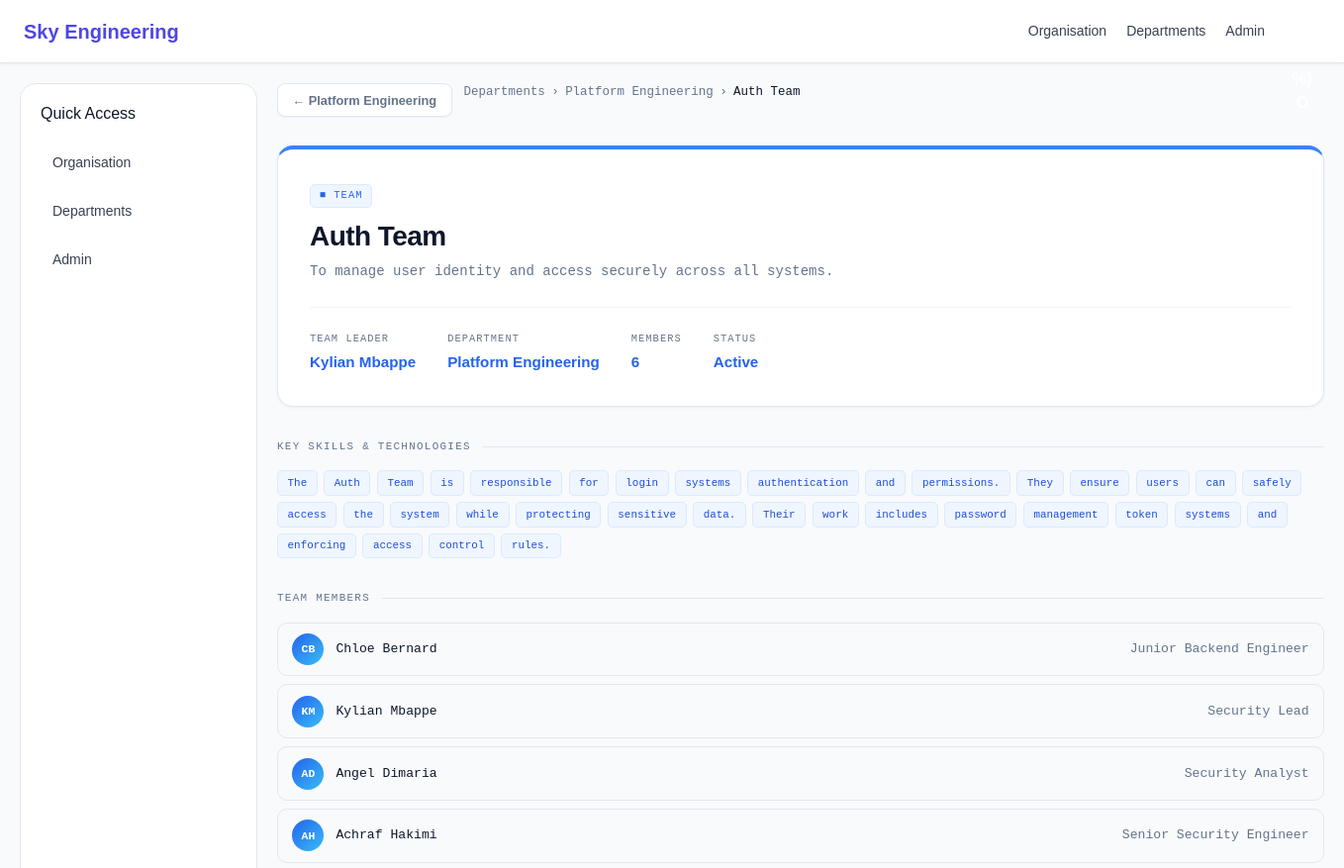
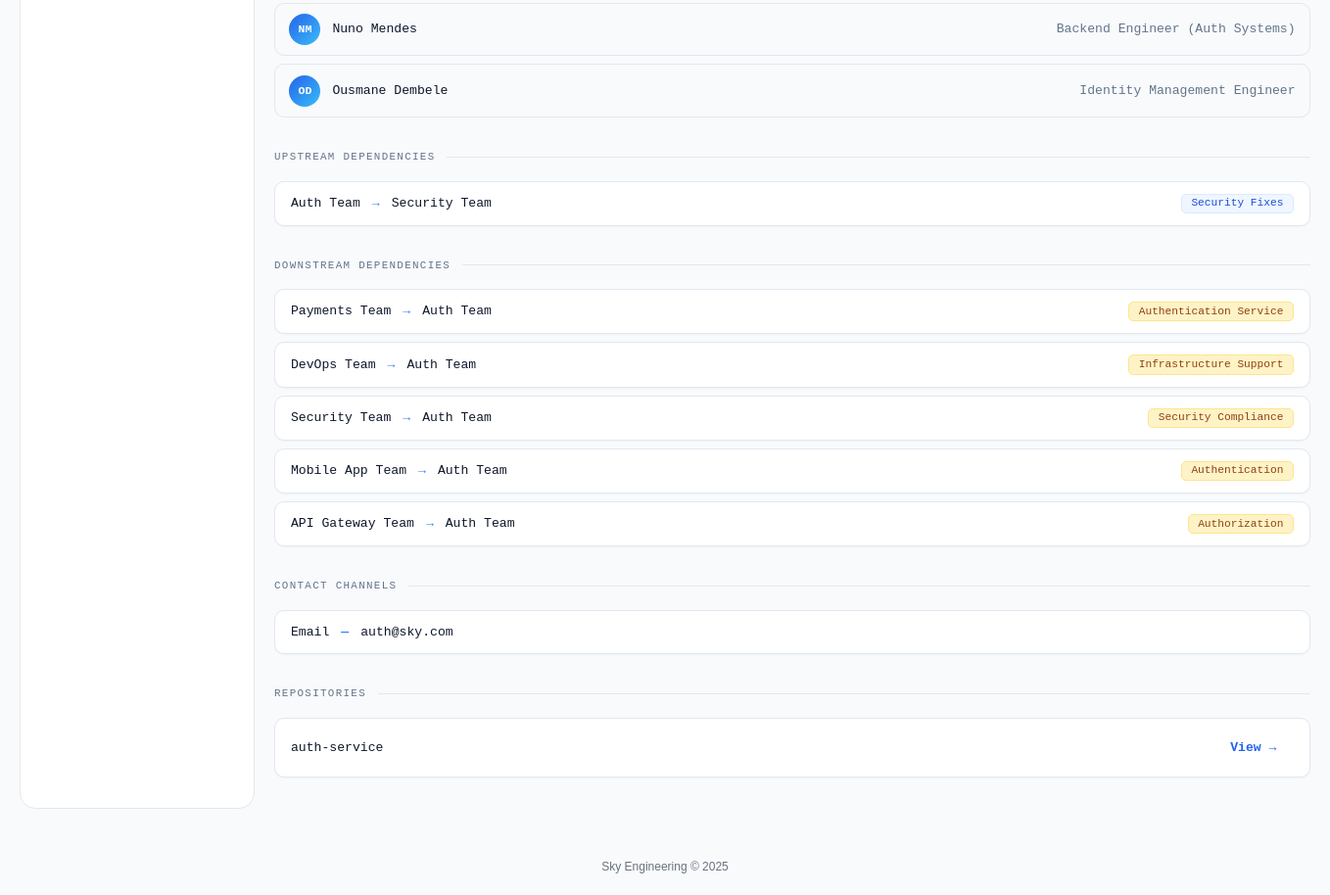
Screenshot of /sky/teams/1/ (signed in) with the database file from the repository (2 pictures, top to bottom).
### teams/models.py (models this page shows, shortened)
class Team(models.Model):
    department = models.ForeignKey(
        Department,
        on_delete=models.CASCADE,
        related_name='teams',
        null=True,
        blank=True
    )
    team_leader = models.ForeignKey(
        User,
        on_delete=models.SET_NULL,
        null=True,
        blank=True,
        related_name='led_teams'
    )
    team_name = models.CharField(max_length=200, default='Unknown')
    mission = models.TextField(blank=True, default='')
    description = models.TextField(blank=True, default='')
    skills = models.ManyToManyField(
        Skill,
        blank=True,
        related_name='teams'
    )
    is_active = models.BooleanField(default=True)
    created_at = models.DateTimeField(auto_now_add=True, null=True)

class Department(models.Model):
    department_name = models.CharField(max_length=200, unique=True, default='Unknown')
    department_description = models.TextField(blank=True, default='')
    department_head = models.ForeignKey(
        User,
        on_delete=models.SET_NULL,
        null=True,
        blank=True,
        related_name='headed_departments'
    )

class TeamMember(models.Model):
    team = models.ForeignKey(
        Team,
        on_delete=models.CASCADE,
        related_name='members'
    )
    user = models.ForeignKey(
        User,
        on_delete=models.CASCADE,
        related_name='team_memberships'
    )
    role_in_team = models.CharField(max_length=100, blank=True)
    class Meta:
        unique_together = ('team', 'user')

class Dependency(models.Model):
    DEPENDENCY_TYPES = [
        ('infrastructure', 'Infrastructure Support'),
        ('bug', 'Bug Resolution'),
        ('security', 'Security Fixes'),
        ('deployment', 'Deployment Pipeline'),
        ('agile', 'Agile Coaching'),
        ('api', 'API Integration'),
        ('other', 'Other'),
    ]
    source_team = models.ForeignKey(
        Team,
        on_delete=models.CASCADE,
        related_name='outgoing_dependencies',
        null=True,
        blank=True
    )
    target_team = models.ForeignKey(
        Team,
        on_delete=models.CASCADE,
        related_name='incoming_dependencies',
        null=True,
        blank=True
    )
    dependency_type = models.CharField(
        max_length=100,
        choices=DEPENDENCY_TYPES,
        default='other'
    )
    description = models.TextField(blank=True)
    class Meta:
        constraints = [
            models.CheckConstraint(
                condition=~models.Q(source_team=models.F('target_team')),
                name='no_self_dependency'
            )
        ]

class ContactChannel(models.Model):
    CHANNEL_TYPES = [
        ('slack', 'Slack'),
        ('email', 'Email'),
        ('teams', 'Microsoft Teams'),
        ('other', 'Other'),
    ]
    team = models.ForeignKey(
        Team,
        on_delete=models.CASCADE,
        related_name='contact_channels'
    )
    channel_type = models.CharField(max_length=50, choices=CHANNEL_TYPES)
    channel_value = models.CharField(max_length=200)

class Repository(models.Model):
    team = models.ForeignKey(
        Team,
        on_delete=models.CASCADE,
        related_name='repositories'
    )
    repo_name = models.CharField(max_length=200)
    repo_url = models.URLField(blank=True)
    repo_description = models.TextField(blank=True)

### sky/views.py (the view)
# urls.py: path('sky/teams/<int:team_id>/', views.team_detail, name='sky_team_detail'),
@login_required(login_url='/accounts/login/')
def team_detail(request, team_id):
    team = get_object_or_404(Team, pk=team_id)
    upstream = team.outgoing_dependencies.select_related('target_team').all()
    downstream = team.incoming_dependencies.select_related('source_team').all()
    return render(request, 'sky/team_detail.html', {
        'team': team,
        'upstream': upstream,
        'downstream': downstream,
    })

### sky/templates/sky/team_detail.html (shortened to what this page needs)
{% extends "sky/base.html" %}  {% block content %}
<div class="back-bar">
  <a href="/departments/{{ team.department.id }}/" class="back-btn"
    >&larr; {{ team.department.department_name }}</a
  >
  <div class="breadcrumb">
    <a href="/departments/">Departments</a>
    &rsaquo;
    <a href="/departments/{{ team.department.id }}/"
      >{{ team.department.department_name }}</a
    >
    &rsaquo;
    <span>{{ team.team_name }}</span>
  </div>
</div>
<div class="detail-header">
  <div class="card-tag">&#9632; Team</div>
  <h1>{{ team.team_name }}</h1>
  <p>{{ team.mission }}</p>
  <div class="detail-meta">
    <div class="detail-meta-item">
      <span class="label">Team Leader</span>
      <span class="value"
        >{{ team.team_leader.get_full_name|default:"Not assigned" }}</span
      >
    </div>
    <div class="detail-meta-item">
      <span class="label">Department</span>
      <span class="value">{{ team.department.department_name }}</span>
    </div>
    <div class="detail-meta-item">
      <span class="label">Members</span>
      <span class="value">{{ team.members.count }}</span>
    </div>
    <div class="detail-meta-item">
      <span class="label">Status</span>
      <span class="value"
        >{% if team.is_active %}Active{% else %}Inactive{% endif %}</span
      >
    </div>
  </div>
</div>
{% if team.description %}
<div class="section">
  <div class="section-title">Key Skills &amp; Technologies</div>
  <div class="skills-wrap">
    {% for skill in team.description.split %}
    <span class="skill-tag">{{ skill|cut:"," }}</span>
    {% endfor %}
  </div>
</div>
{% endif %}
<div class="section">
  <div class="section-title">Team Members</div>
  {% if team.members.all %}
  <div class="member-list">
    {% for member in team.members.all %}
    <div class="member-item">
      <div class="member-avatar">
        {{ member.user.first_name|first }}{{ member.user.last_name|first }}
      </div>
      <span class="member-name">{{ member.user.get_full_name }}</span>
      <span class="member-role"
        >{{ member.role_in_team|default:"Member" }}</span
      >
    </div>
    {% endfor %}
  </div>
  {% else %}
  <div class="empty">No members assigned yet.</div>
  {% endif %}
</div>
<div class="section">
  <div class="section-title">Upstream Dependencies</div>
  {% if upstream %}
  <div class="dep-list">
    {% for dep in upstream %}
    <div class="dep-item">
      <span>{{ team.team_name }}</span>
      <span class="dep-arrow">&rarr;</span>
      <span>{{ dep.target_team.team_name }}</span>
      <span class="badge badge-blue" style="margin-left: auto"
        >{{ dep.get_dependency_type_display }}</span
      >
    </div>
    {% endfor %}
  </div>
  {% else %}
  <div class="empty">No upstream dependencies.</div>
  {% endif %}
</div>
<div class="section">
  <div class="section-title">Downstream Dependencies</div>
  {% if downstream %}
  <div class="dep-list">
    {% for dep in downstream %}
    <div class="dep-item">
      <span>{{ dep.source_team.team_name }}</span>
      <span class="dep-arrow">&rarr;</span>
      <span>{{ team.team_name }}</span>
      <span class="badge badge-amber" style="margin-left: auto"
        >{{ dep.get_dependency_type_display }}</span
      >
    </div>
    {% endfor %}
  </div>
  {% else %}
  <div class="empty">No downstream dependencies.</div>
  {% endif %}
</div>
{% if team.contact_channels.all %}
<div class="section">
  <div class="section-title">Contact Channels</div>
  <div class="dep-list">
    {% for ch in team.contact_channels.all %}
    <div class="dep-item">
      <span>{{ ch.get_channel_type_display }}</span>
      <span class="dep-arrow">—</span>
      <span>{{ ch.channel_value }}</span>
    </div>
    {% endfor %}
  </div>
</div>
{% endif %} {% if team.repositories.all %}
<div class="section">
  <div class="section-title">Repositories</div>
  <div class="dep-list">
    {% for repo in team.repositories.all %}
    <div class="dep-item">
      <span>{{ repo.repo_name }}</span>
      <a
        href="{{ repo.repo_url }}"
        class="btn btn-outline"
        style="margin-left: auto"
        target="_blank"
        >View &rarr;</a
      >
    </div>
    {% endfor %}
  </div>
</div>
{% endif %} {% endblock %}

### rows the page displays
Team: department.department_name "Platform Engineering", team_name "Auth Team", mission "To manage user identity and access securely across all systems.", team_leader.get_full_name "Kylian Mbappe", members.count "6"
TeamMember: user.first_name|first "C", user.last_name|first "B", user.get_full_name "Chloe Bernard", role_in_team "Junior Backend Engineer"
TeamMember: user.first_name|first "K", user.last_name|first "M", user.get_full_name "Kylian Mbappe", role_in_team "Security Lead"
TeamMember: user.first_name|first "A", user.last_name|first "D", user.get_full_name "Angel Dimaria", role_in_team "Security Analyst"
TeamMember: user.first_name|first "A", user.last_name|first "H", user.get_full_name "Achraf Hakimi", role_in_team "Senior Security Engineer"
TeamMember: user.first_name|first "N", user.last_name|first "M", user.get_full_name "Nuno Mendes", role_in_team "Backend Engineer (Auth Systems)"
TeamMember: user.first_name|first "O", user.last_name|first "D", user.get_full_name "Ousmane Dembele", role_in_team "Identity Management Engineer"
Dependency: target_team.team_name "Security Team", dependency_type "Security Fixes"
Dependency: source_team.team_name "Payments Team", dependency_type "Authentication Service"
Dependency: source_team.team_name "DevOps Team", dependency_type "Infrastructure Support"
Dependency: source_team.team_name "Security Team", dependency_type "Security Compliance"
Dependency: source_team.team_name "Mobile App Team", dependency_type "Authentication"
Dependency: source_team.team_name "API Gateway Team", dependency_type "Authorization"
ContactChannel: channel_type "Email", channel_value "auth@sky.com"
Repository: repo_name "auth-service"

### other values shown
{{ skill|cut:"," }} "The" "Auth" "Team" "is" "responsible" "for" "login" "systems" "authentication" "and" "permissions." "They" "ensure" "users" "can" "safely" "access" "the" "system" "while" "protecting" "sensitive" "data." "Their" "work" "includes" "password" "management" "token" "systems" "and" "enforcing" "access" "control" "rules."
